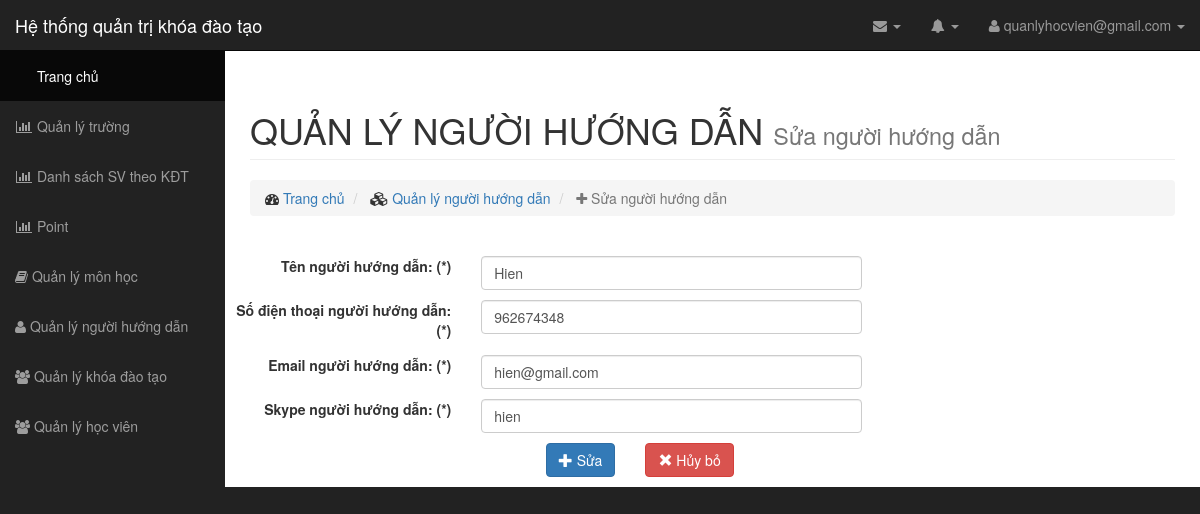
/teamplate/update/update_giaovien.php?tutor_id=1, run on the app's committed database.
### tables this page shows
CREATE TABLE `tutor` (
  `tutor_id` int(11) NOT NULL,
  `tutor_name` varchar(255) NOT NULL,
  `tutor_phone` int(11) NOT NULL,
  `tutor_email` varchar(255) NOT NULL,
  `tutor_skype` varchar(255) NOT NULL
);

### teamplate/update/update_giaovien.php (the view, shortened to what this page needs)
<?php
    include "../connect.php";
    $tutor_id = $_GET['tutor_id'];
    $qr = $conn->query("SELECT tutor.* FROM tutor  WHERE tutor.tutor_id = $tutor_id");
    $rs = mysqli_fetch_array($qr);
 ?>
<link rel="stylesheet" type="text/css" href="../../css/style.css">
<body>
    <div id="wrapper">
        <?php
        include_once '../../layout/menu.php'
        ?>
        <div id="page-wrapper">
            <div class="container-fluid">
                <div class="row">
                    <div class="col-lg-12">
                        <h1 class="page-header">
                            QUẢN LÝ NGƯỜI HƯỚNG DẪN
                            <small>Sửa người hướng dẫn</small>
                        </h1>
                        <ol class="breadcrumb">
                            <li>
                                <i class="fa fa-dashboard"></i>  <a href="#">Trang chủ</a>
                            </li>
                            <li>
                                <i class="fa fa-cubes"></i><a href="#"> Quản lý người hướng dẫn</a>
                            </li>
                            <li class="active">
                                <i class="fa fa-plus"></i> Sửa người hướng dẫn
                            </li>
                        </ol>
                    </div>
                </div>
                <div class="row">
                <form action ="btn_update_giaovien.php" role="form" method="post" enctype="multipart/form-data">
                    <div class="row  ">
                        <label class="col-lg-3 right">Tên người hướng dẫn: <span class="required">(*)</span></label>
                        <div class="col-lg-5"><input type="text" class="form-control" name="tutor_name" value="<?= $rs['tutor_name'] ?>"></div>
                    </div>
                    <div class="row ">
                        <label class="col-lg-3 right">Số điện thoại người hướng dẫn: <span class="required">(*)</span></label>
                        <div class="col-lg-5"><input type="text" name="tutor_phone" class="form-control" value="<?= $rs['tutor_phone'] ?>"></div>
                    </div>
                    <div class="row ">
                        <label class="col-lg-3 right">Email người hướng dẫn: <span class="required">(*)</span></label>
                        <div class="col-lg-5"><input type="email" name="tutor_email" placeholder="name@example.com" class="form-control" value="<?= $rs['tutor_email'] ?>"></div>
                    </div>
                    <div class="row ">
                        <label class="col-lg-3 right">Skype người hướng dẫn: <span class="required">(*)</span></label>
                        <div class="col-lg-5"><input type="text" name="tutor_skype" class="form-control" value="<?= $rs['tutor_skype'] ?>"></div>
                    </div>
                    <div class="row button-area">
                        <div class="col-lg-3"></div>
                        <div class="col-lg-2 right">
                            <button type="submit" class="btn btn-primary" value="add" name="insert">
                                <span class="glyphicon glyphicon-plus"></span> Sửa
                            </button>
                        </div>
                        <div class="col-lg-2">
                            <a href="#" class="btn btn-danger">
                                <span class="glyphicon glyphicon-remove"></span> Hủy bỏ
                            </a>
                        </div>
                    </div>
                </form>
            </div>
            </div>
        </div>

### css/sb-admin.css (style rules this page uses)
body { margin-top: 100px; background-color: #222; }
@media (min-width:768px) { body { margin-top: 50px; } }
#wrapper { padding-left: 0; }
#page-wrapper { width: 100%; padding: 0; background-color: #fff; }
@media (min-width:768px) { #wrapper { padding-left: 225px; } }
@media (min-width:768px) { #page-wrapper { padding: 10px; } }

### css/style.css (style rules this page uses)
.row { padding-top: 10px; }
.right { text-align: right; }

### data on the page
tutor: tutor_name "Hien", tutor_phone "962674348", tutor_email "hien@gmail.com", tutor_skype "hien"
